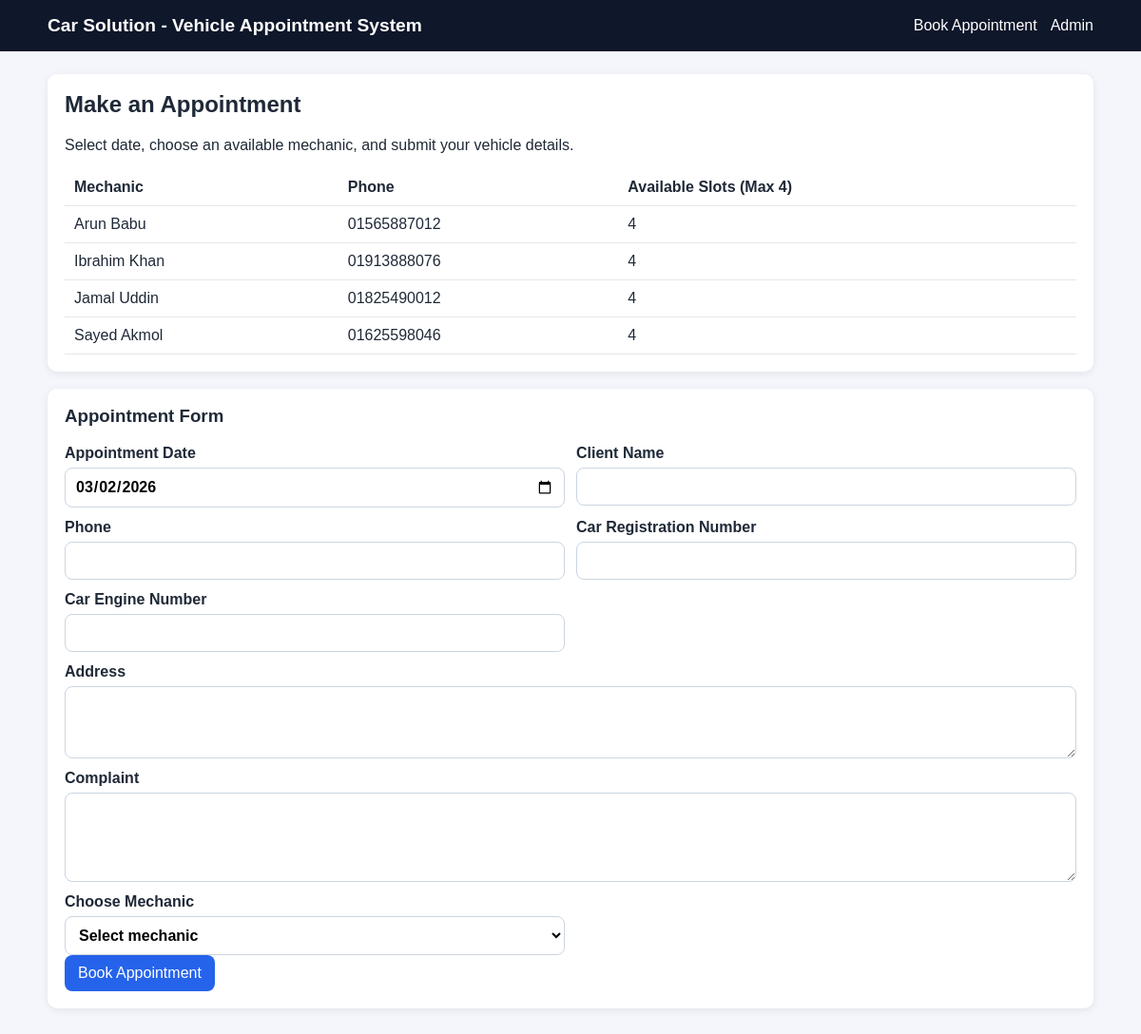
The page / on the database its author committed.
### tables this page shows
CREATE TABLE IF NOT EXISTS mechanics (
    id INT AUTO_INCREMENT PRIMARY KEY,
    name VARCHAR(100) NOT NULL,
    phone VARCHAR(30) NOT NULL,
    created_at TIMESTAMP DEFAULT CURRENT_TIMESTAMP
);

### includes/init.php (called while the page is built, shortened)
<?php
function ensure_default_admin_credentials(PDO $pdo): void
{
    $username = 'admin';
    $plainPassword = 'admin123';
    $selectStmt = $pdo->prepare('SELECT id, password_hash FROM admins WHERE username = :username LIMIT 1');
    $selectStmt->execute(['username' => $username]);
    $admin = $selectStmt->fetch();
    if (!password_verify($plainPassword, $admin['password_hash'])) {
        $updateStmt = $pdo->prepare('UPDATE admins SET password_hash = :password_hash WHERE id = :id');
        $updateStmt->execute([
            'password_hash' => password_hash($plainPassword, PASSWORD_DEFAULT),
            'id' => $admin['id'],
        ]);
    }
}
function ensure_default_mechanics(PDO $pdo): void
{
    $defaultMechanics = [
        ['name' => 'Jamal Uddin', 'phone' => '01825490012'],
        ['name' => 'Ibrahim Khan', 'phone' => '01913888076'],
        ['name' => 'Sayed Akmol', 'phone' => '01625598046'],
        ['name' => 'Arun Babu', 'phone' => '01565887012'],
    ];
    $existingStmt = $pdo->query('SELECT id FROM mechanics ORDER BY id ASC');
    $existingIds = $existingStmt->fetchAll(PDO::FETCH_COLUMN);
    $updateStmt = $pdo->prepare('UPDATE mechanics SET name = :name, phone = :phone WHERE id = :id');
    $insertStmt = $pdo->prepare('INSERT INTO mechanics (name, phone) VALUES (:name, :phone)');
    foreach ($defaultMechanics as $index => $mechanic) {
        if (isset($existingIds[$index])) {
            $updateStmt->execute([
                'id' => $existingIds[$index],
                'name' => $mechanic['name'],
                'phone' => $mechanic['phone'],
            ]);
        } else {
            $insertStmt->execute([
                'name' => $mechanic['name'],
                'phone' => $mechanic['phone'],
            ]);
        }
    }
}
function db(): PDO
{
    static $pdo = null;
    if ($pdo === null) {
        $dsn = sprintf('mysql:host=%s;port=%d;dbname=%s;charset=utf8mb4', DB_HOST, DB_PORT, DB_NAME);
        $options = [
            PDO::ATTR_ERRMODE => PDO::ERRMODE_EXCEPTION,
            PDO::ATTR_DEFAULT_FETCH_MODE => PDO::FETCH_ASSOC,
            PDO::ATTR_EMULATE_PREPARES => false,
        ];
        try {
            $pdo = new PDO($dsn, DB_USER, DB_PASS, $options);
        } catch (PDOException $exception) {
            $message = $exception->getMessage();
            $isUnknownDatabase = str_contains($message, 'Unknown database');
            if ($isUnknownDatabase) {
                try {
                    bootstrap_database_schema();
                    $pdo = new PDO($dsn, DB_USER, DB_PASS, $options);
                } catch (Throwable $bootstrapException) {
                    render_database_error_page($bootstrapException->getMessage());
                }
            } else {
                render_database_error_page($message);
            }
        }
        ensure_default_admin_credentials($pdo);
        ensure_default_mechanics($pdo);
    }
    return $pdo;
}
function esc(string $value): string
{
    return htmlspecialchars($value, ENT_QUOTES, 'UTF-8');
}
function mechanic_slots_left(int $mechanicId, string $date): int
{
    $stmt = db()->prepare(
        'SELECT COUNT(*) FROM appointments WHERE mechanic_id = :mechanic_id AND appointment_date = :appointment_date'
    );
    $stmt->execute([
        'mechanic_id' => $mechanicId,
        'appointment_date' => $date,
    ]);
    $booked = (int) $stmt->fetchColumn();
    $capacity = 4;
    return max(0, $capacity - $booked);
}

### index.php (the view, shortened to what this page needs)
<?php
require_once __DIR__ . '/includes/init.php';
$date = isset($_GET['date']) && $_GET['date'] !== '' ? $_GET['date'] : date('Y-m-d');
$mechanicStmt = db()->query('SELECT id, name, phone FROM mechanics ORDER BY name ASC');
$mechanics = $mechanicStmt->fetchAll();
require __DIR__ . '/includes/header.php';
?>
<section class="card">
    <h2>Make an Appointment</h2>
    <p>Select date, choose an available mechanic, and submit your vehicle details.</p>
    <table class="table">
        <thead>
            <tr>
                <th>Mechanic</th>
                <th>Phone</th>
                <th>Available Slots (Max 4)</th>
            </tr>
        </thead>
        <tbody>
        <?php foreach ($mechanics as $mechanic): ?>
            <?php $slotsLeft = mechanic_slots_left((int) $mechanic['id'], $date); ?>
            <tr>
                <td><?= esc($mechanic['name']) ?></td>
                <td><?= esc($mechanic['phone']) ?></td>
                <td><?= esc((string) $slotsLeft) ?></td>
            </tr>
        <?php endforeach; ?>
        </tbody>
    </table>
</section>
<section class="card">
    <h3>Appointment Form</h3>
    <form method="post" action="/book.php" id="appointmentForm">
        <div class="grid">
            <label>Appointment Date
                <input type="date" name="appointment_date" value="<?= esc($date) ?>" min="<?= esc(date('Y-m-d')) ?>" required>
            </label>
            <label>Client Name
                <input type="text" name="client_name" maxlength="100" required>
            </label>
            <label>Phone
                <input type="text" name="phone" maxlength="30" required>
            </label>
            <label>Car Registration Number
                <input type="text" name="car_reg_no" maxlength="60" required>
            </label>
            <label>Car Engine Number
                <input type="text" name="car_engine_no" maxlength="60" inputmode="numeric" pattern="[0-9]+" required>
            </label>
            <label class="full">Address
                <textarea name="address" rows="3" required></textarea>
            </label>
            <label class="full">Complaint
                <textarea name="complaint" rows="4" required></textarea>
            </label>
            <label>Choose Mechanic
                <select name="mechanic_id" required>
                    <option value="">Select mechanic</option>
                </select>
            </label>
        </div>
        <button type="submit">Book Appointment</button>
    </form>
</section>
<?php require __DIR__ . '/includes/footer.php';

### includes/header.php (shortened to what this page needs)
<!DOCTYPE html>
<html lang="en">
<head>
    <link rel="stylesheet" href="/assets/css/style.css">
</head>
<body>
<header class="site-header">
    <div class="container nav-wrap">
        <h1 class="logo"><a href="/index.php">Car Solution - Vehicle Appointment System</a></h1>
        <nav>
            <a href="/index.php">Book Appointment</a>
            <a href="/admin/login.php">Admin</a>
        </nav>
    </div>
</header>
<main class="container main-content">

### includes/footer.php (shortened to what this page needs)
</main>
</body>
</html>

### assets/css/style.css (style rules this page uses)
* { box-sizing: border-box; }
body { margin: 0; font-family: Arial, sans-serif; background: #f4f6fb; color: #1f2937; }
.container { width: min(1100px, 92%); margin: 0 auto; }
.site-header { background: #0f172a; color: #fff; padding: 16px 0; }
.nav-wrap { display: flex; justify-content: space-between; align-items: center; gap: 16px; }
.logo { margin: 0; font-size: 1.2rem; }
.logo a, nav a { color: #fff; text-decoration: none; }
nav { display: flex; gap: 14px; }
.main-content { padding: 24px 0 50px; }
.card { background: #fff; border-radius: 10px; padding: 18px; margin-bottom: 18px; box-shadow: 0 2px 8px rgba(15, 23, 42, 0.08); }
h2, h3 { margin-top: 0; }
.grid { display: grid; grid-template-columns: repeat(2, minmax(0, 1fr)); gap: 12px; }
.grid .full { grid-column: 1 / -1; }
label { display: flex; flex-direction: column; gap: 6px; font-weight: 600; }
input, select, textarea, button { font: inherit; }
input, select, textarea { border: 1px solid #cbd5e1; border-radius: 8px; padding: 10px; background: #fff; }
button, .link-button { border: none; border-radius: 8px; background: #2563eb; color: #fff; padding: 10px 14px; cursor: pointer; text-decoration: none; display: inline-block; }
.table { width: 100%; border-collapse: collapse; }
.table th, .table td { border-bottom: 1px solid #e5e7eb; text-align: left; padding: 10px; vertical-align: top; }

### rows shown on the page
mechanics: name "Arun Babu", phone "01565887012", id "4"
mechanics: name "Ibrahim Khan", phone "01913888076", slotsLeft "4"
mechanics: name "Jamal Uddin", phone "01825490012", slotsLeft "4"
mechanics: name "Sayed Akmol", phone "01625598046", slotsLeft "4"
